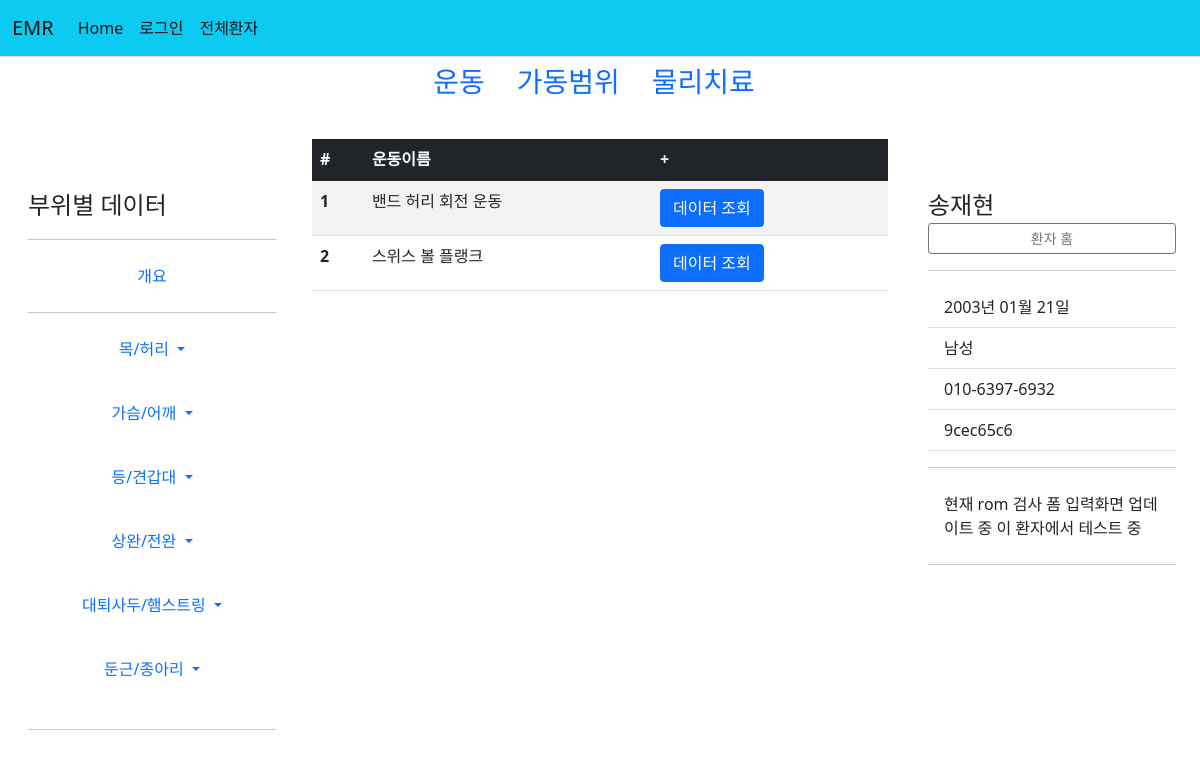
/patient/9cec65c6-f5e6-486e-b068-f70c82aa60aa/목-허리/소도구/exercise/data/, run on the app's committed database.
### patient/models.py (models this page shows, shortened)
class Exercise(models.Model):
    name = models.CharField(primary_key=True, max_length=30)
    part = models.ForeignKey(Part, on_delete=models.CASCADE)
    type = models.ForeignKey(ExerciseType, on_delete=models.CASCADE)
    link = models.URLField(default='https://blog.naver.com/smile86/221055278905')

class Patient2(models.Model):
    id = models.CharField(primary_key=True, max_length=36, default=uuid.uuid4)
    name = models.CharField(max_length=10)
    front_resident = models.CharField(max_length=6)
    back_resident = models.CharField(max_length=1)
    phone = models.CharField(max_length=30)
    memo = models.TextField(default='메모')
    exercise_memo = models.TextField(default='운동처방 메모')
    rom_memo = models.TextField(default='가동범위 검사 메모')
    clinic_memo = models.TextField(default='물리치료 메모')

### patient/views.py (the view)
# urls.py: path('<str:patient_id>/<str:part>/<str:type>/exercise/data/', views.exercise_data, name='exercise_data'),
def exercise_data(request, patient_id, part, type):
    patient = get_object_or_404(Patient2, pk=patient_id)
    part_model = get_object_or_404(Part, pk=part)
    type_model = get_object_or_404(ExerciseType, pk=type)
    exercises = Exercise.objects.filter(part=part, type=type)
    context = {'patient':patient, 'exercises':exercises, 'part':part, 'type':type}
    return render(request, 'patient/exercise_data.html', context)

### patient/templatetags/patient_filter.py (called while the page is built)
@register.filter
def back2(value):
    ans=''
    if int(value)%2==0:
        ans = '여성'
    else:
        ans = '남성'
    return ans

@register.filter
def birth2(value, back):
    if back=='3' or back=='4':
        year = '20'+value[:2]
    else:
        year = '19'+value[:2]
    birth = year+'년 '+value[2:4]+'월 '+value[4:]+'일'
    return birth

@register.filter
def id_cut(value):
    return value[:8]

### templates/patient/exercise_data.html (shortened to what this page needs)
{% load static %}
{% load patient_filter %}
<!doctype html>
<html lang="ko">
<head>
    <link rel="stylesheet" type="text/css" href="{% static 'bootstrap.min.css' %}">
    <link rel="stylesheet" type="text/css" href="{% static 'sidebars.css' %}">
</head>
<body>
{% include 'navbar.html' %}
<div class="container-fluid">
  <div class="row">
    <ul class="nav justify-content-center">
      <li class="nav-item">
        <a class="nav-link" href="{% url 'patient:data1' patient_id=patient.id %}"><h3>운동</h3></a>
      </li>
      <li class="nav-item">
        <a class="nav-link" href="{% url 'patient:data2' patient_id=patient.id %}"><h3>가동범위</h3></a>
      </li>
      <li class="nav-item">
        <a class="nav-link" href="#"><h3>물리치료</h3></a>
      </li>
    </ul>
  </div>
  <br>
  <div class="row">
      <div class="col-md-3">
        <div class="d-flex flex-column flex-shrink-0 p-3" style="width: 280px;">
          <svg class="bi pe-none me-2" width="40" height="32"><use xlink:href="#bootstrap"/></svg>
          <span class="fs-4">부위별 데이터</span>
          <hr>
          <ul class="nav nav-pills flex-column mb-auto text-center">
            <li>
              <a href="{% url 'patient:data1' patient_id=patient.id %}" class="nav-link text-primary align-items-center text-decoration-none">
                개요
              </a>
            </li>
            <hr>
            <li>
              <a href="#" class="nav-link text-primary align-items-center text-decoration-none dropdown-toggle" data-bs-toggle="dropdown" aria-expanded="false">
                목/허리
              </a>
            </li>
            <br>
            <li>
              <a href="#" class="nav-link align-items-center text-decoration-none dropdown-toggle" data-bs-toggle="dropdown" aria-expanded="false">
                가슴/어깨
              </a>
            </li>
            <br>
            <li>
              <a href="#" class="nav-link align-items-center text-decoration-none dropdown-toggle" data-bs-toggle="dropdown" aria-expanded="false">
                등/견갑대
              </a>
            </li>
            <br>
            <li>
              <a href="#" class="nav-link align-items-center text-decoration-none dropdown-toggle" data-bs-toggle="dropdown" aria-expanded="false">
                상완/전완
              </a>
            </li>
            <br>
            <li>
              <a href="#" class="nav-link align-items-center text-decoration-none dropdown-toggle" data-bs-toggle="dropdown" aria-expanded="false">
                대퇴사두/햄스트링
              </a>
            </li>
            <br>
            <li>
              <a href="#" class="nav-link align-items-center text-decoration-none dropdown-toggle" data-bs-toggle="dropdown" aria-expanded="false">
                둔근/종아리
              </a>
            </li>
            <br>
          </ul>
          <hr>
      </div>
      </div>
      <div class="col-md-6">
        <table class="table table-border table-Secondary table-striped">
            <thead>
            <tr class="table-dark">
                <th scope="col">#</th>
                <th scope="col">운동이름</th>
                <th scope="col">+</th>
            </tr>
            </thead>
            <tbody>
            {% for exercise in exercises %}
            <tr>
                <th scope="row">{{forloop.counter}}</th>
                <td>{{exercise.name}}</td>
                <td><a class="btn btn-primary" href="{% url 'patient:exercise_graph' patient_id=patient.id part=part type=type exercise=exercise.name %}" role="button">데이터 조회</a></td>
            </tr>
            {% endfor %}
            </tbody>
        </table>
      </div>
      <div class="col-md-3">
        <div class="col-md-3">
          <div class="d-flex flex-column flex-shrink-0 p-3" style="width: 280px;">
              <svg class="bi pe-none me-2" width="40" height="32"><use xlink:href="#bootstrap"/></svg>
              <span class="fs-4">{{patient.name}}</span>
              <a href="{% url 'patient:detail' patient.id %}" class="btn  btn-sm btn-outline-secondary">환자 홈</a></span>
            <hr>
            <ul class="list-group list-group-flush">
              <li class="list-group-item">{{patient.front_resident|birth2:patient.back_resident}}</li>
              <li class="list-group-item">{{patient.back_resident|back2}}</li>
              <li class="list-group-item">{{patient.phone}}</li>
              <li class="list-group-item">{{patient.id|id_cut}}</li>
              <hr>
              <li class="list-group-item">{{patient.memo}}</li>
            </ul>
            <hr>
        </div>
      </div>
  </div>
</div>
</body>
</html>

### static/sidebars.css (style rules this page uses)
body { min-height: 100vh; min-height: -webkit-fill-available; }
html { height: -webkit-fill-available; }
.dropdown-toggle { outline: 0; }

### data on the page
Exercise: name "밴드 허리 회전 운동"
Exercise: name "스위스 볼 플랭크"
Patient2: name "송재현", front_resident|birth2 "2003년 01월 21일", back_resident|back2 "남성", phone "010-6397-6932", id|id_cut "9cec65c6", memo "현재 rom 검사 폼 입력화면 업데이트 중 이 환자에서 테스트 중"
